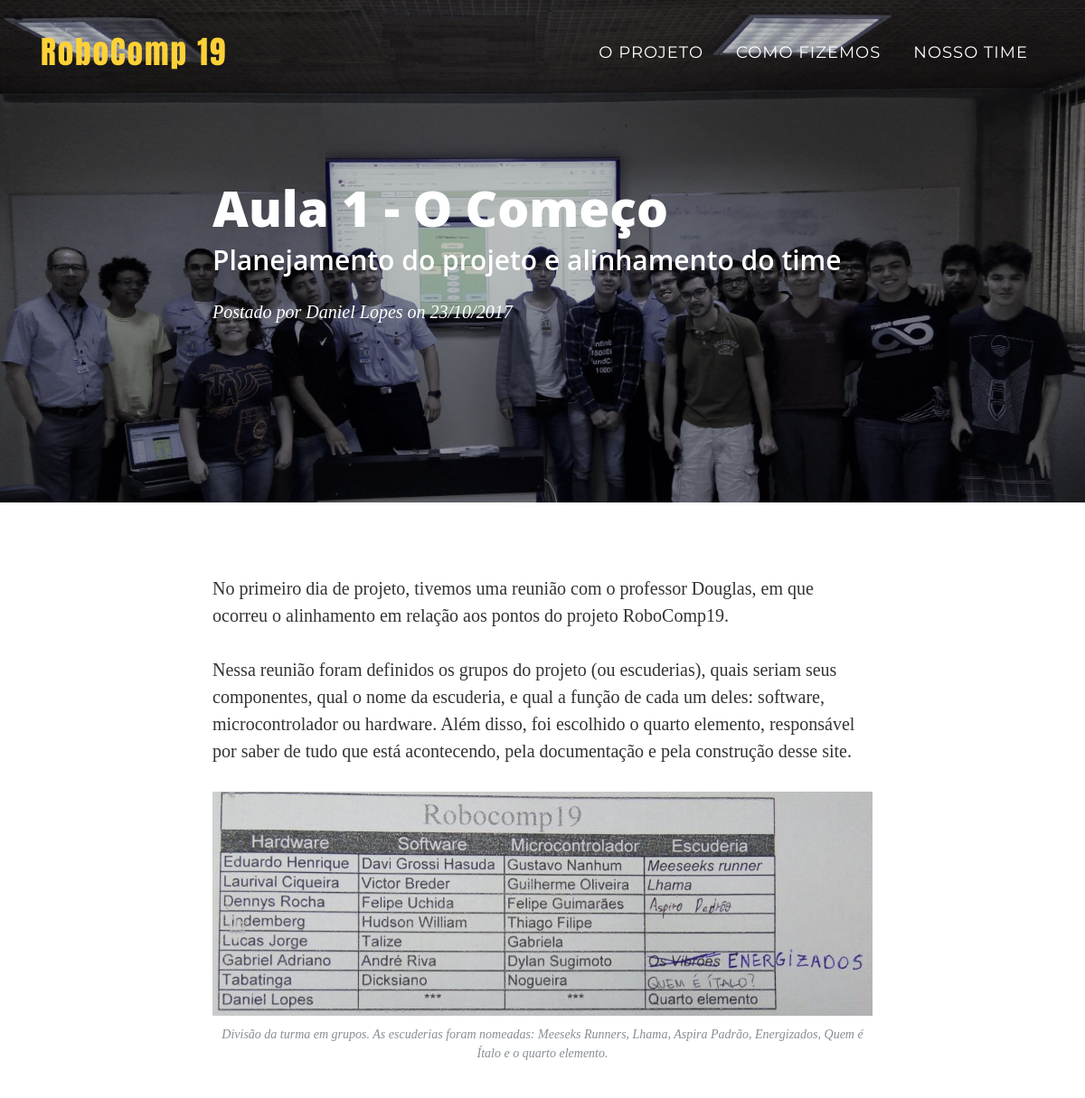
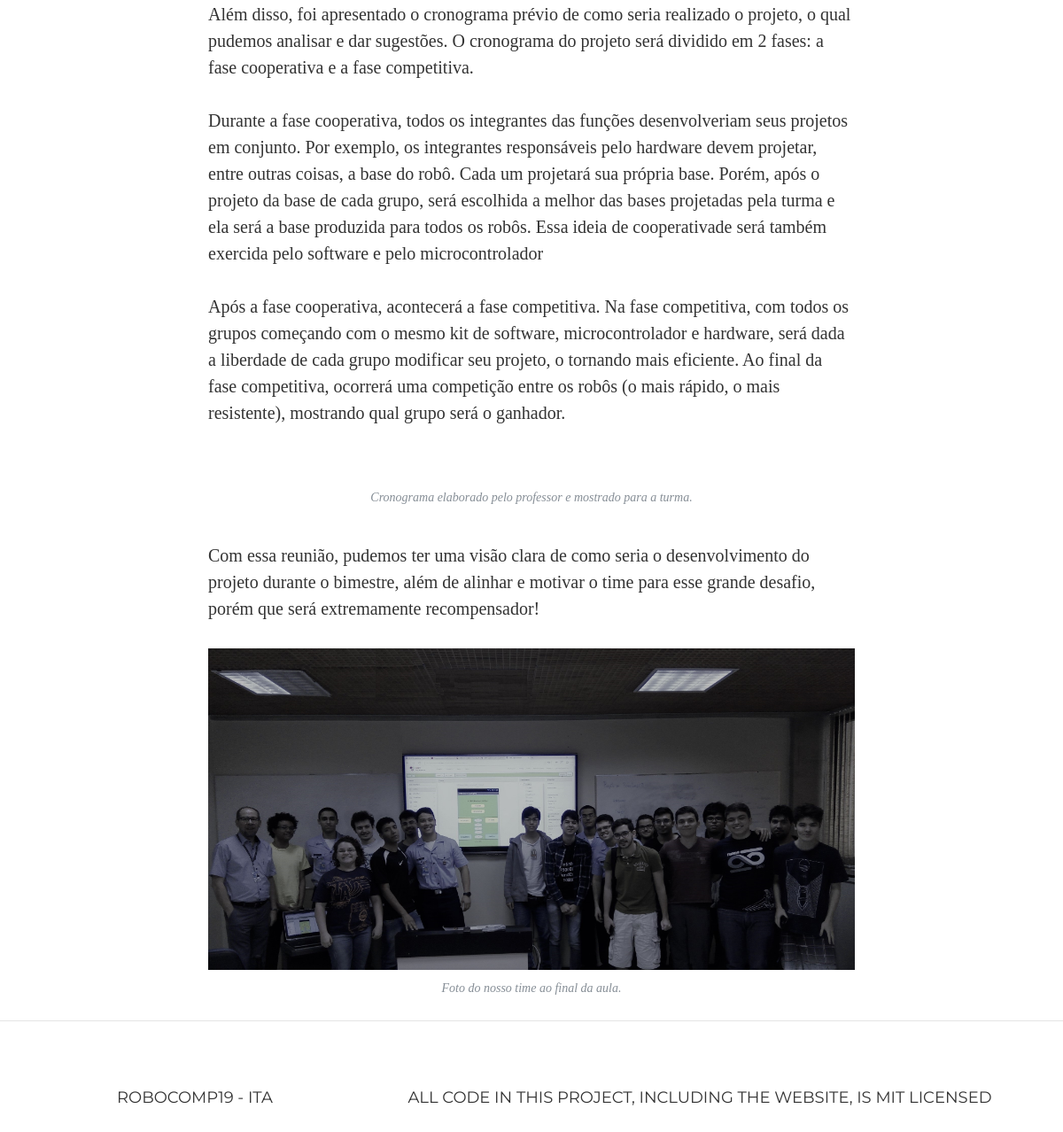
The app's page /robocomp/blog/post/1 with its own data (2 pictures, top to bottom).
### tables this page shows
CREATE TABLE `blog` (
  `id` int(11) NOT NULL,
  `title` varchar(60) NOT NULL,
  `subtitle` varchar(200) NOT NULL,
  `text` mediumtext NOT NULL,
  `author` varchar(60) NOT NULL,
  `submited_at` timestamp NOT NULL DEFAULT CURRENT_TIMESTAMP
);

### robocomp/controllers/blog.php (called while the page is built, shortened)
<?php
class Blog extends Controller
{
	function post($postNumber)
	{
		$this->view->post = $this->model->getPost($postNumber);
		$this->view->render("blog/post");
	}
}

### robocomp/index.php (called while the page is built, shortened)
<?php
require_once 'libs/View.php';
require_once 'controllers/main_controller.php';
$start = new Main_Controller();
$start->handleRequest();
?>

### robocomp/models/blog_model.php (called while the page is built, shortened)
<?php
class Blog_Model extends Model
{
	public function getPost($id)
	{
		try
		{
			$connection = Service::openDB();
			$stmt = $connection->prepare("SELECT * FROM blog WHERE id = :id");
			$stmt->execute(array(':id' => $id));
			return $stmt->fetch();
		}
		catch (PDOException $e)
		{
            $this->writeLog($e->getMessage());
            return false;
		}
		finally {
			Service::closeDB();
		}
	}
}

### robocomp/views/blog/post.php (the view)
<header class="masthead" style="background-image: url('<?php echo URL;?>img/post-<?php echo $this->post['id'];?>.jpg')">
  <div class="container">
    <div class="row">
      <div class="col-lg-8 col-md-10 mx-auto">
        <div class="post-heading">
          <h1><?php echo $this->post['title'];?></h1>
          <h2 class="subheading"><?php echo $this->post['subtitle'];?></h2>
          <span class="meta">Postado por
            <a href="#"><?php echo $this->post['author'];?></a>
            on <?php echo date("d/m/Y",strtotime($this->post['submited_at']));?></span>
        </div>
      </div>
    </div>
  </div>
</header>
<article>
  <div class="container">
    <div class="row">
      <div class="col-lg-8 col-md-10 mx-auto">
        <?php echo $this->post['text'];?>
      </div>
    </div>
  </div>
</article>
<hr>

### robocomp/controllers/main_controller.php (shortened to what this page needs)
<?php
class Main_Controller
{
	public function handleRequest()
	{
		$this->handleUrl();
	}
	function urlDismember()
	{
		if (!(isset($_GET['url'])))
		{
			$this->url[0] = 'index';
		}
		else
		{
			$this->url = $_GET['url'];
			$this->url = rtrim($this->url, '/');
			$this->url = explode('/', $this->url);
		}
	}
	function handleUrl()
	{
		$file =  'controllers/'.$this->url[0].'.php';
		if (!file_exists($file))
		{
			$this->error();
		}
		else
		{
			$controller = new $this->url[0];
			$controller->loadModel($this->url[0]);
			if (isset($this->url[2])) {
				if (method_exists($controller, $this->url[1])) {
					$controller->{$this->url[1]}($this->url[2]);
				} else {
					$this->error();
				}
			}
		}
	}
}
?>

### robocomp/libs/View.php (shortened to what this page needs)
<?php
class View
{
	public function render($name, $noInclude = false)
	{
		if($noInclude == true)
		{
			require_once 'views/'.$name.'.php';
		}
		else
		{
			require_once 'views/head.php';
			require_once 'views/'.$name.'.php';
			require_once 'views/foot.php';
		}
	}
}
?>

### robocomp/views/head.php (shortened to what this page needs)
<!DOCTYPE html>
<html lang="pt-br">
  <head>
    <link href="<?php echo URL;?>css/bootstrap.min.css" rel="stylesheet">
    <link href="<?php echo URL;?>font-awesome/css/font-awesome.min.css" rel="stylesheet" type="text/css">
    <link href="<?php echo URL;?>css/style.css" rel="stylesheet">
    <?php if($this->controller == 'Index'){?>
    <link href="<?php echo URL;?>css/agency.css" rel="stylesheet">
    <?php } if ($this->controller == 'Blog' || $this->controller == 'Project'){?>
    <link href="<?php echo URL;?>css/clean_blog.css" rel="stylesheet">
    <?php }?>
  </head>
  <body id="page-top">
    <?php if ($this->controller == "Index") { ?>
    <nav class="navbar navbar-expand-lg navbar-dark fixed-top" id="mainNav">
      <div class="container">
        <a class="navbar-brand js-scroll-trigger" href="#page-top">RoboComp 19</a>
        <button class="navbar-toggler navbar-toggler-right" type="button" data-toggle="collapse" data-target="#navbarResponsive" aria-controls="navbarResponsive" aria-expanded="false" aria-label="Toggle navigation">
          Menu
          <i class="fa fa-bars"></i>
        </button>
        <div class="collapse navbar-collapse" id="navbarResponsive">
          <ul class="navbar-nav ml-auto">
            <li class="nav-item">
              <a class="nav-link js-scroll-trigger" href="#projeto">O Projeto</a>
            </li>
            <li class="nav-item">
              <a class="nav-link js-scroll-trigger" href="#blog">Como fizemos</a>
            </li>
            <li class="nav-item">
              <a class="nav-link js-scroll-trigger" href="#team">Nosso Time</a>
            </li>
          </ul>
        </div>
      </div>
    </nav>
    <?php } else { ?>
    <nav class="navbar navbar-expand-lg navbar-dark fixed-top" id="mainNav">
      <div class="container">
        <a class="navbar-brand js-scroll-trigger" href="<?php echo URL;?>index">RoboComp 19</a>
        <div class="collapse navbar-collapse" id="navbarResponsive">
          <ul class="navbar-nav ml-auto">
            <li class="nav-item">
              <a class="nav-link js-scroll-trigger" href="<?php echo URL;?>index#projeto">O Projeto</a>
            </li>
            <li class="nav-item">
              <a class="nav-link js-scroll-trigger" href="<?php echo URL;?>blog">Como fizemos</a>
            </li>
            <li class="nav-item">
              <a class="nav-link js-scroll-trigger" href="<?php echo URL;?>index#team">Nosso Time</a>
            </li>
          </ul>
        </div>
      </div>
    </nav>
    <?php } ?>

### robocomp/views/foot.php (shortened to what this page needs)
    <footer>
      <div class="container">
        <div class="row">
          <div class="col-md-4">
            <span class="copyright">RoboComp19 - ITA</span>
          </div>
          <div class="col-md-8">
            <ul class="list-inline quicklinks">
              <li class="list-inline-item">
                <a href="LICENSE">All code in this project, including the Website, is MIT licensed</a>
              </li>
            </ul>
          </div>
        </div>
      </div>
    </footer>
  </body>
</html>

### robocomp/css/style.css (style rules this page uses)
.nav-link { color: black !important; }
#mainNav { background-color: #222222; }
#mainNav .navbar-brand { color: #fed136; font-family: 'Anton', 'Helvetica Neue', Helvetica, Arial, cursive; letter-spacing: 2px; }
#mainNav .navbar-nav .nav-item .nav-link { font-size: 90%; font-weight: 400; padding: 0.75em 0; letter-spacing: 1px; font-family: 'Montserrat', 'Helvetica Neue', Helvetica, Arial, sans-serif; text-transform: uppercase; }
@media (min-width: 992px) { #mainNav { padding-top: 25px; padding-bottom: 25px; -webkit-transition: padding-top 0.3s, padding-bottom 0.3s; -moz-transition: padding-top 0.3s, padding-bottom 0.3s; transition: padding-top 0.3s, padding-bottom 0.3s; border: none; background-color: transparent; } }
@media (min-width: 992px) { #mainNav .navbar-brand { font-size: 1.75em; -webkit-transition: all 0.3s; -moz-transition: all 0.3s; transition: all 0.3s; } }
@media (min-width: 992px) { #mainNav .navbar-nav .nav-item .nav-link { padding: 1.1em 1em !important; } }
footer { padding: 25px 0; text-align: center; }
footer span.copyright { font-size: 90%; line-height: 40px; text-transform: none; font-family: 'Montserrat', 'Helvetica Neue', Helvetica, Arial, sans-serif; text-transform: uppercase; }
footer ul.quicklinks { font-size: 90%; line-height: 40px; margin-bottom: 0; text-transform: none; font-family: 'Montserrat', 'Helvetica Neue', Helvetica, Arial, sans-serif; text-transform: uppercase; }

### robocomp/css/clean_blog.css (style rules this page uses)
#mainNav #navbarResponsive .nav-link { color: white !important; }
body { font-size: 20px; color: #333333; font-family: 'Lora', 'Times New Roman', serif; }
p { line-height: 1.5; margin: 30px 0; }
h1, h2, h3, h4, h5, h6 { font-weight: 800; font-family: 'Open Sans', 'Helvetica Neue', Helvetica, Arial, sans-serif; }
a { color: #333333; -webkit-transition: all 0.2s; -moz-transition: all 0.2s; transition: all 0.2s; }
.caption { font-size: 14px; font-style: italic; display: block; margin: 0; padding: 10px; text-align: center; border-bottom-right-radius: 5px; border-bottom-left-radius: 5px; }
body { -webkit-tap-highlight-color: #0085A1; }
header.masthead { margin-bottom: 50px; background: no-repeat center center; background-color: #777777; background-attachment: scroll; -webkit-background-size: cover; -moz-background-size: cover; -o-background-size: cover; background-size: cover; }
header.masthead .page-heading, header.masthead .post-heading, header.masthead .site-heading { padding: 200px 0 150px; color: white; }
@media only screen and (min-width: 768px) { header.masthead .page-heading, header.masthead .post-heading, header.masthead .site-heading { padding: 200px 0; } }
header.masthead .post-heading h1 { font-size: 35px; }
header.masthead .post-heading .meta, header.masthead .post-heading .subheading { line-height: 1.1; display: block; }
header.masthead .post-heading .subheading { font-size: 24px; font-weight: 600; margin: 10px 0 30px; font-family: 'Open Sans', 'Helvetica Neue', Helvetica, Arial, sans-serif; }
header.masthead .post-heading .meta { font-size: 20px; font-weight: 300; font-style: italic; font-family: 'Lora', 'Times New Roman', serif; }
header.masthead .post-heading .meta a { color: white; }
@media only screen and (min-width: 768px) { header.masthead .post-heading h1 { font-size: 55px; } }
@media only screen and (min-width: 768px) { header.masthead .post-heading .subheading { font-size: 30px; } }
footer { padding: 50px 0 65px; }
footer .list-inline { margin: 0; padding: 0; }
footer .copyright { font-size: 14px; margin-bottom: 0; text-align: center; }

### records on screen
blog: title "Aula 1 - O Começo", subtitle "Planejamento do projeto e alinhamento do time", author "Daniel Lopes", submited_at "23/10/2017", text "No primeiro dia de projeto, tivemos uma reunião com o professor Douglas, em que ocorreu o alinhamento em relação aos pontos do projeto RoboComp19. Nessa reunião foram definidos os grupos do projeto (ou escuderias), quais seriam seus componentes, qual o nome da escuderia, e qual a função de cada um deles: software, microcontrolador ou hardware. Além disso, foi escolhido o quarto elemento, responsável por saber de tudo que está acontecendo, pela documentação e pela construção desse site. Divisão da turma em grupos. As escuderias foram nomeadas: Meeseks Runners, Lhama, Aspira Padrão, Energizados, Quem é Ítalo e o quarto elemento. Além disso, foi apresentado o cronograma prévio de como seria…", text (picture)
